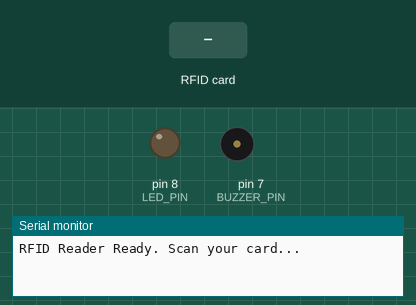
Simulated run of this sketch. Board: Arduino Uno, built with avr-gcc and run on an emulated ATmega328P. Shown: output pins drawn as LEDs (lit = HIGH), buzzer (waves = sounding, pin HIGH), the last lines printed to the serial monitor. Inputs (shaded band) come from the test bench. Pins used as bus, display or sensor lines are not drawn.

Above: at 1.2 s.
1.3 s: RFID card A3 A1 95 98 held to the reader
At 1.4 s:
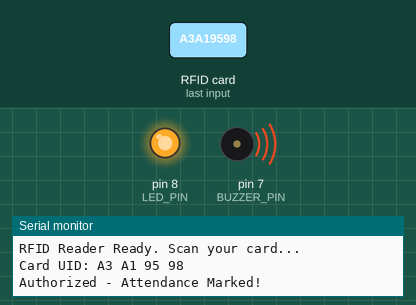
3.6 s: RFID card B4 4D 51 21 held to the reader
At 5.2 s:
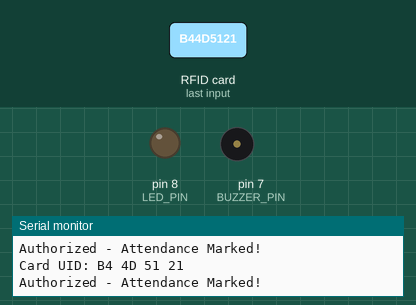
5.6 s: RFID card 5E 7A 19 C4 held to the reader
At 8.1 s:
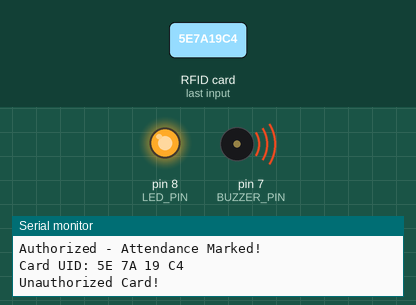
Timing chart, 0 to 10.4 s (numbered marks = the images above; inputs shaded):
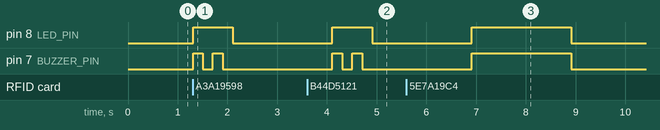

Measured:
- after the input at 1.3 s, pin 8 (LED_PIN): LOW → HIGH at once, → LOW 0.80 s later; pin 7 (BUZZER_PIN): alternates HIGH for 0.20 s and LOW for 0.20 s, 4 changes in all, then stays LOW, starting at once
- after the input at 3.6 s, pin 8 (LED_PIN): LOW → HIGH after 0.51 s, → LOW 0.80 s later; pin 7 (BUZZER_PIN): alternates HIGH for 0.20 s and LOW for 0.20 s, 4 changes in all, then stays LOW, starting after 0.51 s
- after the input at 5.6 s, pin 8 (LED_PIN), pin 7 (BUZZER_PIN): LOW → HIGH after 1.3 s, → LOW 2.0 s later

The sketch:

RFID_attendance_.ino
```cpp
#include <SPI.h>
#include <MFRC522.h>

#define SS_PIN 10
#define RST_PIN 9

MFRC522 rfid(SS_PIN, RST_PIN);

#define LED_PIN 8       // Main indicator LED/Buzzer
#define BUZZER_PIN 7    // Optional buzzer or second LED

// Authorized card UIDs (format: "XX XX XX XX")
String knownIDs[] = {"A3 A1 95 98", "B4 4D 51 21"};

void setup() {
  Serial.begin(9600);
  SPI.begin();
  rfid.PCD_Init();
  Serial.println("RFID Reader Ready. Scan your card...");
  pinMode(LED_PIN, OUTPUT);
  pinMode(BUZZER_PIN, OUTPUT);
}

void loop() {
  if (!rfid.PICC_IsNewCardPresent()) return;
  if (!rfid.PICC_ReadCardSerial()) return;

  // Convert UID to string in the format "XX XX XX XX"
  String uidString = "";
  for (byte i = 0; i < rfid.uid.size; i++) {
    if (rfid.uid.uidByte[i] < 0x10) uidString += "0";
    uidString += String(rfid.uid.uidByte[i], HEX);
    if (i < rfid.uid.size - 1) uidString += " ";
  }
  uidString.toUpperCase(); // Converts to uppercase, in-place

  Serial.print("Card UID: ");
  Serial.println(uidString);

  // Check if UID is authorized
  bool authorized = false;
  for (int i = 0; i < sizeof(knownIDs) / sizeof(knownIDs[0]); i++) {
    if (uidString == knownIDs[i]) {
      authorized = true;
      break;
    }
  }

  if (authorized) {
    Serial.println("Authorized - Attendance Marked!");
    // Blink LED/buzzer for authorized
    for (int i = 0; i < 2; i++) {
      digitalWrite(LED_PIN, HIGH);
      digitalWrite(BUZZER_PIN, HIGH);
      delay(200);
      digitalWrite(BUZZER_PIN, LOW);
      delay(200);
    }
    digitalWrite(LED_PIN, LOW);
  } else {
    Serial.println("Unauthorized Card!");
    digitalWrite(LED_PIN, HIGH);
    digitalWrite(BUZZER_PIN, HIGH);
    delay(2000); // long alert for unauthorized
    digitalWrite(LED_PIN, LOW);
    digitalWrite(BUZZER_PIN, LOW);
  }

  delay(2000); // Small delay before next read
}
```
